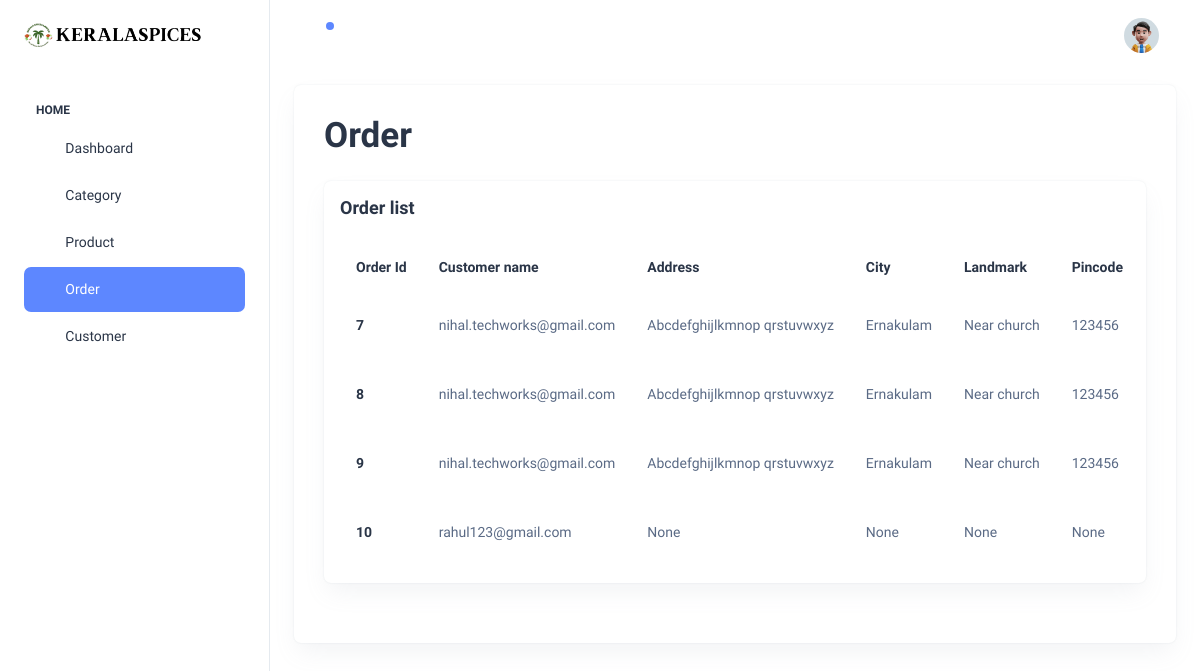
Page /spices_orders (signed in) on the earlier database version.
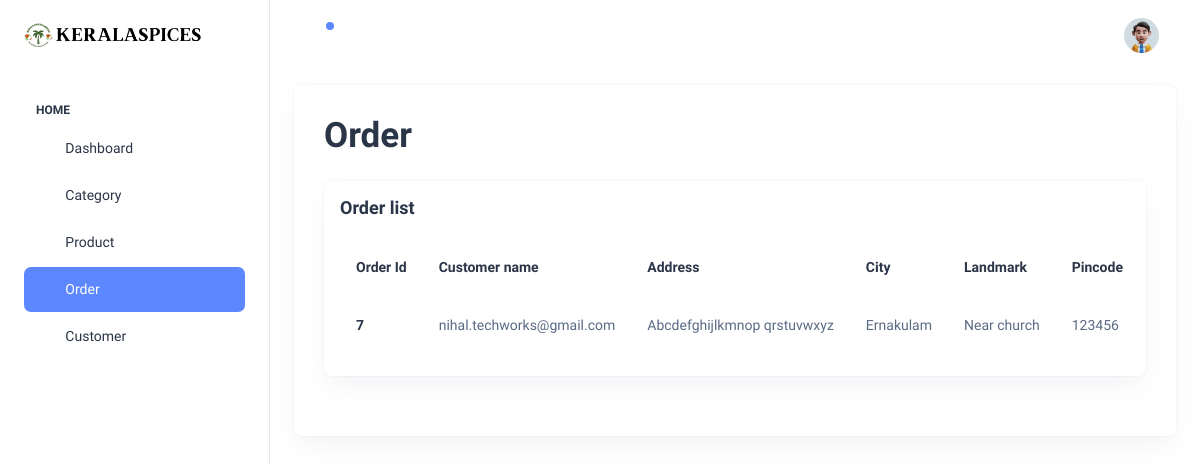
Same page on the later database version.
### spicesapp/models.py (models this page shows, shortened)
class Checkout(models.Model):
    user = models.ForeignKey(User, on_delete=models.CASCADE)
    total_price = models.DecimalField(max_digits=10, decimal_places=2)
    checkout_date = models.DateTimeField(auto_now_add=True)
    address = models.CharField(max_length=255, null=True, blank=True)
    location = models.CharField(max_length=100, null=True, blank=True)
    city = models.CharField(max_length=100, null=True, blank=True)
    pincode = models.CharField(max_length=20, null=True, blank=True)
    landmark = models.CharField(max_length=100, null=True, blank=True)
    status = models.CharField(max_length=50)

class User(AbstractUser):
    is_customer = models.BooleanField(default=False, verbose_name='Is Customer')
    name = models.CharField(max_length=100, default='User')
    profile_picture = models.ImageField(upload_to='profile_pictures', blank=True, null=True)
    location = models.CharField(max_length=300, blank=True, null=True)
    address = models.TextField(max_length=1000, blank=True, null=True)
    city = models.CharField(max_length=250, blank=True, null=True)
    landmark = models.CharField(max_length=250, blank=True, null=True)
    verified = models.BooleanField(default=False, verbose_name='Is Verified')
    gender = models.BooleanField(default=False, verbose_name='Gender')
    date_of_birth = models.DateField(null=True, blank=True, verbose_name='Date of Birth')
    pincode = models.CharField(max_length=10, blank=True, null=True, verbose_name='Pincode')
    mobile_number = models.CharField(max_length=15, blank=True, null=True, verbose_name='Mobile Number')

### spicesapp/views.py (the view)
# urls.py: path('spices_orders', views.spices_orders, name='spices_orders'),
def spices_orders(request):
    orders = Checkout.objects.all()
    context = {"orders":orders}
    return render(request, 'spices_admin/spices_orders.html', context)

### spicesapp/templates/spices_admin/spices_orders.html (shortened to what this page needs)
{% extends 'spices_admin/base.html' %}
{% load static %}
{% block content %}
<div class="container-fluid">
    <div class="card">
        <div class="card-body">
            <h1 class="fw-semibold mb-4">Order</h1>
            <div class="card w-100">
                <div class="card-body p-3">
                    <h5 class="card-title fw-semibold mb-4">Order list</h5>
                    <div class="table-responsive">
                        <table class="table text-nowrap mb-0 align-middle">
                            <thead class="text-dark fs-4">
                                <tr>
                                    <th class="border-bottom-0">
                                        <h6 class="fw-semibold mb-0">Order Id</h6>
                                    </th>
                                    <th class="border-bottom-0">
                                        <h6 class="fw-semibold mb-0">Customer name</h6>
                                    </th>
                                    <th class="border-bottom-0">
                                        <h6 class="fw-semibold mb-0">Address</h6>
                                    </th>
                                    <th class="border-bottom-0">
                                        <h6 class="fw-semibold mb-0">City</h6>
                                    </th>
                                    <th class="border-bottom-0">
                                        <h6 class="fw-semibold mb-0">Landmark</h6>
                                    </th>
                                    <th class="border-bottom-0">
                                        <h6 class="fw-semibold mb-0">Pincode</h6>
                                    </th>
                                </tr>
                            </thead>
                            <tbody>
                                {% for order in orders %}
                                <tr>
                                    <td class="border-bottom-0">
                                        <h6 class="fw-semibold mb-0">{{ order.id }}</h6>
                                    </td>
                                    <td class="border-bottom-0">
                                        <p class="mb-0 fw-normal">{{ order.user.username }}</p>
                                    </td>
                                    <td class="border-bottom-0">
                                        <p class="mb-0 fw-normal">{{ order.address }}</p>
                                    </td>
                                    <td class="border-bottom-0">
                                        <p class="mb-0 fw-normal">{{ order.city }}</p>
                                    </td>
                                    <td class="border-bottom-0">
                                        <p class="mb-0 fw-normal">{{ order.landmark }}</p>
                                    </td>
                                    <td class="border-bottom-0">
                                        <p class="mb-0 fw-normal">{{ order.pincode }}</p>
                                    </td>
                                </tr>
                                {% endfor %}
                            </tbody>
                        </table>
                    </div>
                </div>
            </div>
        </div>
    </div>
</div>
</div>
{% endblock %}

Differences in the rows shown:
removed Checkout: id "8", user.username "nihal.techworks@gmail.com", address "Abcdefghijlkmnop qrstuvwxyz", city "Ernakulam", landmark "Near church", pincode "123456"
removed Checkout: id "9", user.username "nihal.techworks@gmail.com", address "Abcdefghijlkmnop qrstuvwxyz", city "Ernakulam", landmark "Near church", pincode "123456"
removed Checkout: id "10", user.username "rahul123@gmail.com", address "None", city "None", landmark "None", pincode "None"
